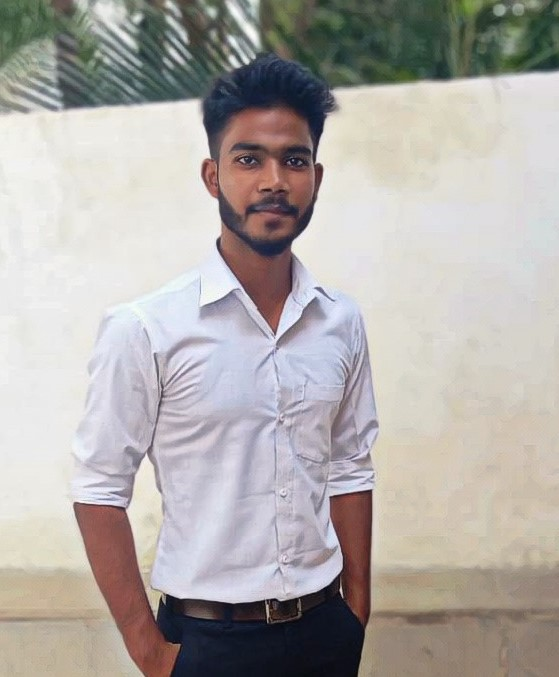
#> input picture img.jpg, 559 x 677 px, given in place of the camera
$ jupyter execute --allow-errors HUE_Video.ipynb
#> lines starting #> are read from the running program, lines starting #| are printed output that depends on the picture; after the words box and inside, x2 and y2 are one past the last pixel; in counts of white or black regions, pixels touching at a corner belong together
[cell 1]
#-------------------HSV ON VIDEO-------------------

import cv2
import numpy as np

def nothing(x):
    pass

cap = cv2.VideoCapture(0);

cv2.namedWindow("Tracking")
cv2.createTrackbar("LH", "Tracking", 0, 255, nothing)
#> slider 'LH' is set to 51
cv2.createTrackbar("LS", "Tracking", 0, 255, nothing)
#> slider 'LS' is set to 51
cv2.createTrackbar("LV", "Tracking", 0, 255, nothing)
#> slider 'LV' is set to 51
#> further down, frame is the input picture: shape (677, 559, 3); mean B, G, R 168.6, 172, 176.6
#> `hsv = cv2.cvtColor(frame, cv2.COLOR_BGR2HSV)`: hsv: shape (677, 559, 3); mean H, S, V 59.8, 34.9, 182
#> `mask = cv2.inRange(hsv, l_b, u_b)`:
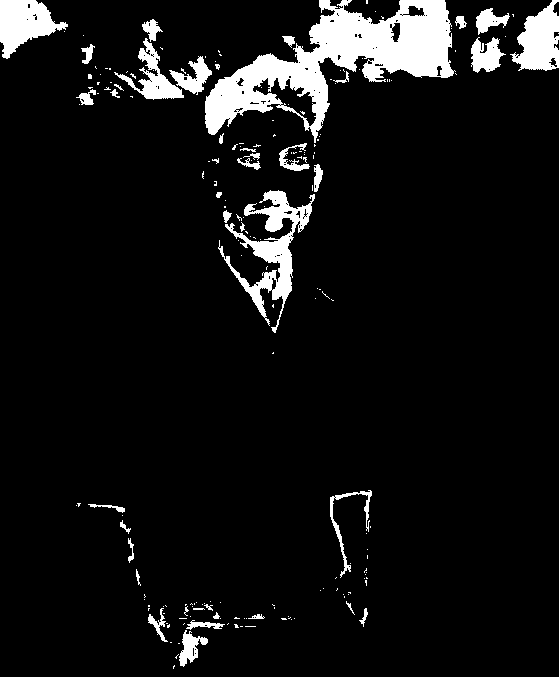
#> mask: shape (677, 559); 7.6% white; 191 white regions (150 under 20 px), largest, box (x1, y1, x2, y2) and area: (205, 0, 456, 143) 13424, (218, 190, 315, 333) 3667, (0, 0, 68, 59) 2244
#> `res = cv2.bitwise_and(frame, frame, mask=mask)`:
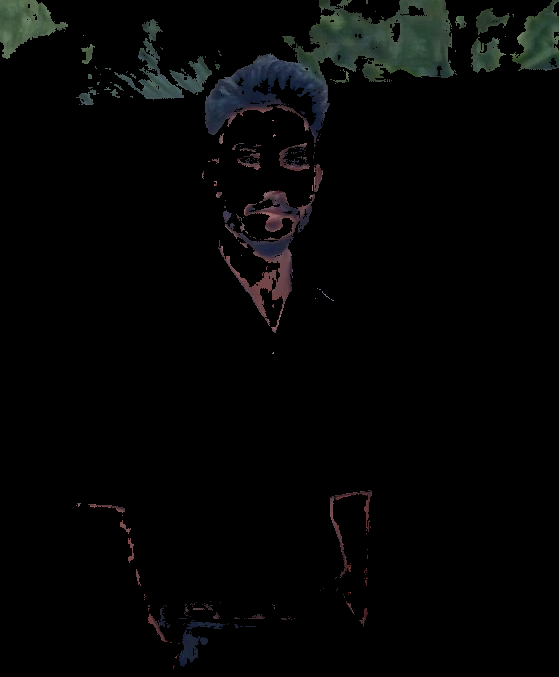
#> res: shape (677, 559, 3); mean B, G, R 5, 5.3, 4.6
cv2.createTrackbar("UH", "Tracking", 255, 255, nothing)
cv2.createTrackbar("US", "Tracking", 255, 255, nothing)
cv2.createTrackbar("UV", "Tracking", 255, 255, nothing)

#> (the rest of this cell did not finish here and is left out)
